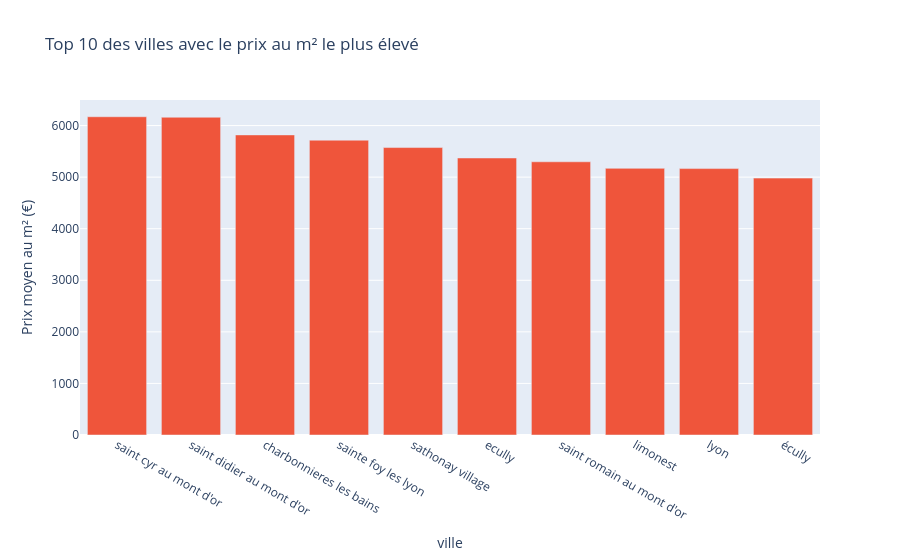

Notebook code cell kept with this figure:
### Code cell
#prix au m² par ville
df_final['prix_m2'] = df_final['prix'] / df_final['surface']
top_m2 = df_final.groupby('ville')['prix_m2'].mean().sort_values(ascending=False).head(10).reset_index()

fig_m2 = px.bar(top_m2, x='ville', y='prix_m2',
               title="Top 10 des villes avec le prix au m² le plus élevé",
               labels={'prix_m2': 'Prix moyen au m² (€)'},
               color_discrete_sequence=['#EF553B'])
fig_m2.show()

### Figure 1 — Plotly figure (JSON) as saved in the notebook; plotly's stock layout.template omitted (floating-point values rounded to 4 significant figures)
{"data": [{"hovertemplate": "ville=%{x}<br>Prix moyen au m² (€)=%{y}<extra></extra>", "legendgroup": "", "marker": {"color": "#EF553B", "pattern": {"shape": ""}}, "name": "", "orientation": "v", "showlegend": false, "textposition": "auto", "type": "bar", "x": ["saint cyr au mont d'or", "saint didier au mont d'or", "charbonnieres les bains", "sainte foy les lyon", "sathonay village", "ecully", "saint romain au mont d'or", "limonest", "lyon", "écully"], "xaxis": "x", "y": [6171.0, 6161.0, 5819.0, 5717.0, 5574.0, 5371.0, 5298.0, 5171.0, 5166.0, 4981.0], "yaxis": "y"}], "layout": {"barmode": "relative", "legend": {"tracegroupgap": 0}, "title": {"text": "Top 10 des villes avec le prix au m² le plus élevé"}, "xaxis": {"anchor": "y", "domain": [0, 1], "title": {"text": "ville"}}, "yaxis": {"anchor": "x", "domain": [0, 1], "title": {"text": "Prix moyen au m² (€)"}}}}
